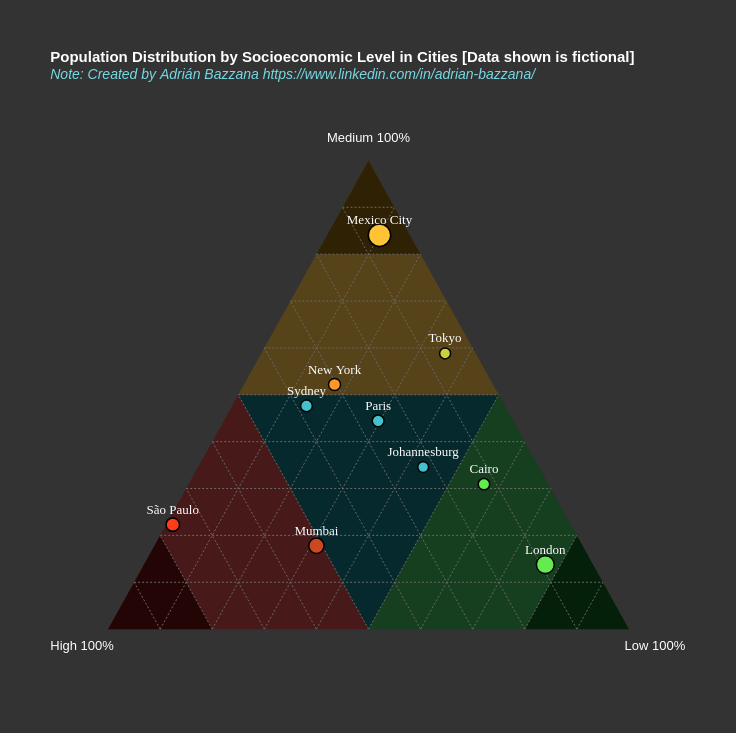

Here is the Vega-Lite specification saved for this chart:
### Vega-Lite specification from a JSON file in a GitHub repository (floating-point values rounded to 4 significant figures)
{"$schema": "https://vega.github.io/schema/vega-lite/v6.json", "width": 625, "height": 541.2, "padding": 50, "title": {"text": ["Population Distribution by Socioeconomic Level in Cities [Data shown is fictional]"], "subtitle": "Note: Created by Adrián Bazzana https://www.linkedin.com/in/adrian-bazzana/", "fontSize": 15, "subtitleFontSize": 14, "subtitleFontStyle": "italic", "anchor": "start", "color": "#ffffff", "subtitleColor": "#76d9e4", "offset": 50}, "config": {"background": "#333333", "view": {"stroke": "transparent"}, "axis": {"disable": true, "grid": false, "tickBand": "extent"}}, "layer": [{"data": {"values": [{"x": 0.25, "y": 0.433}, {"x": 0.75, "y": 0.433}, {"x": 0.5, "y": 0}]}, "mark": {"type": "line", "fill": "#06292d", "stroke": "transparent"}, "encoding": {"x": {"field": "x", "type": "quantitative"}, "y": {"field": "y", "type": "quantitative"}}}, {"data": {"values": [{"x": 0, "y": 0}, {"x": 0.25, "y": 0.433}, {"x": 0.5, "y": 0}]}, "mark": {"type": "line", "fill": "#481919", "stroke": "transparent"}, "encoding": {"x": {"field": "x", "type": "quantitative"}, "y": {"field": "y", "type": "quantitative"}}}, {"data": {"values": [{"x": 0, "y": 0}, {"x": 0.1, "y": 0.1732}, {"x": 0.2, "y": 0}]}, "mark": {"type": "line", "fill": "#240505", "stroke": "transparent"}, "encoding": {"x": {"field": "x", "type": "quantitative"}, "y": {"field": "y", "type": "quantitative"}}}, {"data": {"values": [{"x": 1, "y": 0}, {"x": 0.75, "y": 0.433}, {"x": 0.5, "y": 0}]}, "mark": {"type": "line", "fill": "#153f1e", "stroke": "transparent"}, "encoding": {"x": {"field": "x", "type": "quantitative"}, "y": {"field": "y", "type": "quantitative"}}}, {"data": {"values": [{"x": 1, "y": 0}, {"x": 0.9, "y": 0.1732}, {"x": 0.8, "y": 0}]}, "mark": {"type": "line", "fill": "#041f0a", "stroke": "transparent"}, "encoding": {"x": {"field": "x", "type": "quantitative"}, "y": {"field": "y", "type": "quantitative"}}}, {"data": {"values": [{"x": 0.5, "y": 0.866}, {"x": 0.25, "y": 0.433}, {"x": 0.75, "y": 0.433}]}, "mark": {"type": "line", "fill": "#564319", "stroke": "transparent"}, "encoding": {"x": {"field": "x", "type": "quantitative"}, "y": {"field": "y", "type": "quantitative"}}}, {"data": {"values": [{"x": 0.5, "y": 0.866}, {"x": 0.4, "y": 0.6928}, {"x": 0.6, "y": 0.6928}]}, "mark": {"type": "line", "fill": "#2e2104", "stroke": "transparent"}, "encoding": {"x": {"field": "x", "type": "quantitative"}, "y": {"field": "y", "type": "quantitative"}}}, {"data": {"values": [{"x": -0.05, "y": -0.05, "label": "High 100%"}, {"x": 1.05, "y": -0.05, "label": "Low 100%"}, {"x": 0.5, "y": 0.888, "label": "Medium 100%"}]}, "mark": {"type": "text", "dy": -10, "fontSize": 13, "color": "#ffffff"}, "encoding": {"x": {"field": "x", "type": "quantitative"}, "y": {"field": "y", "type": "quantitative"}, "text": {"field": "label", "type": "nominal"}}}, {"data": {"values": [{"x": 0.1, "y": 0, "x2": 0.05, "y2": 0.0866}, {"x": 0.2, "y": 0, "x2": 0.1, "y2": 0.1732}, {"x": 0.3, "y": 0, "x2": 0.15, "y2": 0.2598}, {"x": 0.4, "y": 0, "x2": 0.2, "y2": 0.3464}, {"x": 0.5, "y": 0, "x2": 0.25, "y2": 0.433}, {"x": 0.6, "y": 0, "x2": 0.3, "y2": 0.5196}, {"x": 0.7, "y": 0, "x2": 0.35, "y2": 0.6062}, {"x": 0.8, "y": 0, "x2": 0.4, "y2": 0.6928}, {"x": 0.9, "y": 0, "x2": 0.45, "y2": 0.7794}, {"x": 0.9, "y": 0, "x2": 0.95, "y2": 0.0866}, {"x": 0.8, "y": 0, "x2": 0.9, "y2": 0.1732}, {"x": 0.7, "y": 0, "x2": 0.85, "y2": 0.2598}, {"x": 0.6, "y": 0, "x2": 0.8, "y2": 0.3464}, {"x": 0.5, "y": 0, "x2": 0.75, "y2": 0.433}, {"x": 0.4, "y": 0, "x2": 0.7, "y2": 0.5196}, {"x": 0.3, "y": 0, "x2": 0.65, "y2": 0.6062}, {"x": 0.2, "y": 0, "x2": 0.6, "y2": 0.6928}, {"x": 0.1, "y": 0, "x2": 0.55, "y2": 0.7794}, {"x": 0.05, "y": 0.0866, "x2": 0.95, "y2": 0.0866}, {"x": 0.1, "y": 0.1732, "x2": 0.9, "y2": 0.1732}, {"x": 0.15, "y": 0.2598, "x2": 0.85, "y2": 0.2598}, {"x": 0.2, "y": 0.3464, "x2": 0.8, "y2": 0.3464}, {"x": 0.25, "y": 0.433, "x2": 0.75, "y2": 0.433}, {"x": 0.3, "y": 0.5196, "x2": 0.7, "y2": 0.5196}, {"x": 0.35, "y": 0.6062, "x2": 0.65, "y2": 0.6062}, {"x": 0.4, "y": 0.6928, "x2": 0.6, "y2": 0.6928}, {"x": 0.45, "y": 0.7794, "x2": 0.55, "y2": 0.7794}]}, "mark": {"type": "rule", "stroke": "#696969", "strokeDash": [2, 2]}, "encoding": {"x": {"field": "x", "type": "quantitative"}, "y": {"field": "y", "type": "quantitative"}, "x2": {"field": "x2"}, "y2": {"field": "y2"}}}, {"data": {"values": [{"City": "Tokyo", "Higt": 5, "Medium": 50, "Low": 30}, {"City": "New York", "Higt": 35, "Medium": 60, "Low": 20}, {"City": "Mumbai", "Higt": 115, "Medium": 40, "Low": 70}, {"City": "London", "Higt": 30, "Medium": 45, "Low": 252}, {"City": "São Paulo", "Higt": 120, "Medium": 35, "Low": 2}, {"City": "Paris", "Higt": 28, "Medium": 48, "Low": 32}, {"City": "Mexico City", "Higt": 32, "Medium": 458, "Low": 55}, {"City": "Cairo", "Higt": 12, "Medium": 30, "Low": 55}, {"City": "Sydney", "Higt": 40, "Medium": 50, "Low": 15}, {"City": "Johannesburg", "Higt": 18, "Medium": 28, "Low": 35}]}, "transform": [{"calculate": "datum['Higt'] + datum['Medium'] + datum['Low']", "as": "TotalLevel"}, {"calculate": "datum['Higt']/datum.TotalLevel", "as": "high_percent"}, {"calculate": "datum['Medium']/datum.TotalLevel", "as": "medium_percent"}, {"calculate": "datum['Low']/datum.TotalLevel", "as": "low_percent"}, {"calculate": "0.5 * (2 * datum.low_percent + datum.medium_percent)", "as": "x"}, {"calculate": "0.866 * datum.medium_percent", "as": "y"}, {"calculate": "toString(isValid(datum['Higt']) ? datum['Higt'] : 0) + ' (' + toString(round((isValid(datum.high_percent) ? datum.high_percent : 0) * 100, 1)) + '%)'", "as": "tooltip_high"}, {"calculate": "toString(isValid(datum['Medium']) ? datum['Medium'] : 0) + ' (' + toString(round((isValid(datum.medium_percent) ? datum.medium_percent : 0) * 100, 1)) + '%)'", "as": "tooltip_medium"}, {"calculate": "toString(isValid(datum['Low']) ? datum['Low'] : 0) + ' (' + toString(round((isValid(datum.low_percent) ? datum.low_percent : 0) * 100, 1)) + '%)'", "as": "tooltip_low"}, {"filter": "datum['City'] !== null"}, {"calculate": "length(datum['City'])", "as": "leng"}, {"calculate": "(datum.x*100 - length(datum['City']))/100", "as": "Xleng"}, {"calculate": "(datum.x*100 + length(datum['City']))/100", "as": "Xleng2"}, {"calculate": "datum['high_percent'] > 0.8 ? '#FF0F0F' : datum['medium_percent'] > 0.8 ? '#FFC333' : datum['low_percent'] > 0.8 ? '#32F95D' : datum['high_percent'] > 0.5 && datum['medium_percent'] > datum['low_percent'] ? '#ff3c18' : datum['high_percent'] > 0.5 && datum['medium_percent'] < datum['low_percent'] ? '#cb4922' : datum['medium_percent'] > 0.5 && datum['high_percent'] > datum['low_percent'] ? '#ff962a' : datum['medium_percent'] > 0.5 && datum['high_percent'] < datum['low_percent'] ? '#cbd03d' : datum['low_percent'] > 0.5 && datum['medium_percent'] < datum['high_percent'] ? '#65be49' : datum['low_percent'] > 0.5 && datum['medium_percent'] > datum['high_percent'] ? '#65eb52' : '#43c1ce'", "as": "color"}, {"calculate": "datum.medium_percent > 0.9 ? 15 : -15", "as": "dy_val"}], "encoding": {"x": {"field": "x", "type": "quantitative"}, "y": {"field": "y", "type": "quantitative"}, "tooltip": [{"field": "City", "type": "nominal", "title": "City:"}, {"field": "tooltip_high", "type": "nominal", "title": "🔴 High:"}, {"field": "tooltip_medium", "type": "nominal", "title": "🟡 Medium:"}, {"field": "tooltip_low", "type": "nominal", "title": "🟢 Low:"}]}, "layer": [{"mark": {"type": "point", "color": "transparent", "opacity": 1, "stroke": "#000000", "strokeWidth": 1.5, "strokeOpacity": 1}, "encoding": {"x": {"field": "x", "type": "quantitative"}, "y": {"field": "y", "type": "quantitative"}, "fill": {"field": "color", "type": "nominal", "scale": null}, "size": {"field": "TotalLevel", "type": "quantitative", "legend": null, "scale": {"range": [50, 500]}}}}, {"mark": {"type": "text", "font": "Verdana", "dy": {"expr": "datum.dy_val"}, "fontSize": 13, "color": "#ffffff", "fontWeight": 100}, "encoding": {"x": {"field": "x", "type": "quantitative"}, "y": {"field": "y", "type": "quantitative"}, "text": {"field": "City", "type": "nominal"}}}]}]}
